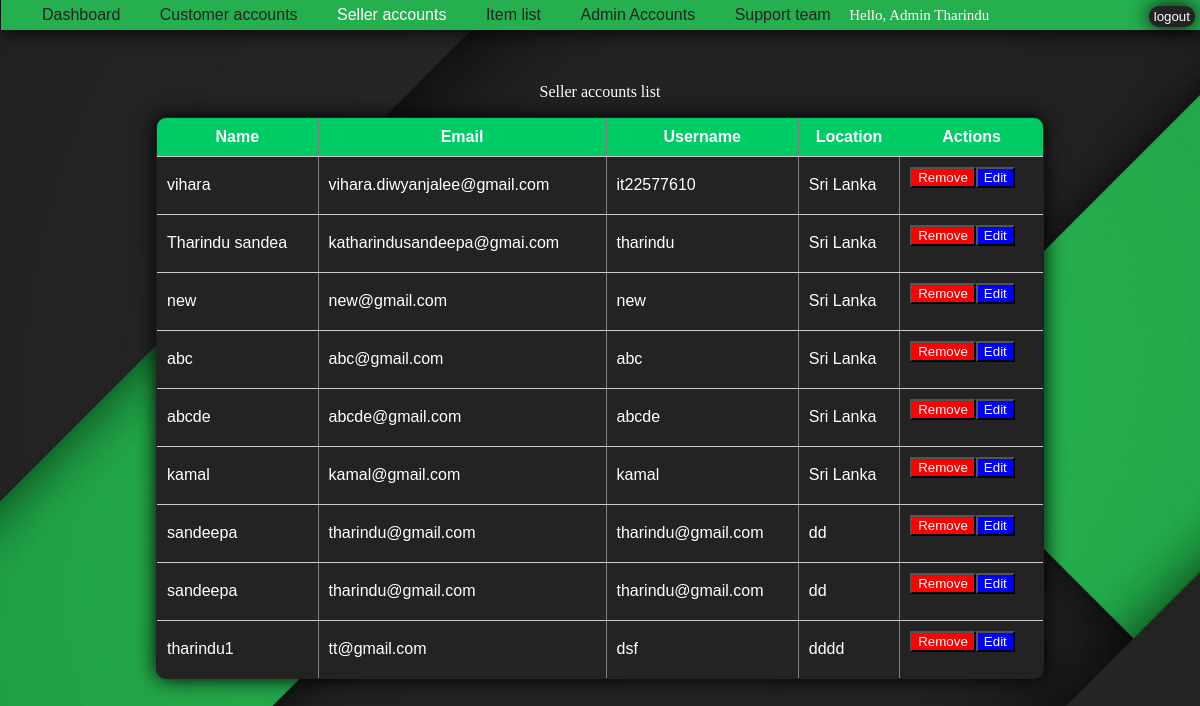
The page /Admin/sellerdata.php (signed in) on the database its author committed.
### tables this page shows
CREATE TABLE `seller` (
  `seller_id` int(11) NOT NULL,
  `bus_name` varchar(50) NOT NULL,
  `bus_email` varchar(30) NOT NULL,
  `username` varchar(30) NOT NULL,
  `password` varchar(100) NOT NULL,
  `location` varchar(30) NOT NULL
);

### Admin/sellerdata.php (the view, shortened to what this page needs)
<html>
<head>
	<link rel="stylesheet" href="style/style.css">
</head>
<body>
<div class="header">
	<div class="navbar">
		<a href="dashboard.php" >Dashboard</a>
			<a href="userdata.php">Customer accounts</a>
			<a href="sellerdata.php" class="active">Seller accounts</a>
			<a href="itemdata.php"  >Item list</a>
			<a href="admindata.php">Admin Accounts</a>
			<a href="supporddata.php">Support team</a>
		<?php
echo "<span class='hello'>";
echo "Hello, Admin " . $_SESSION['name'];
echo "</span>";
?>
	</div>
</div>
<div class="sublog">
	<button id="log"><a href="../home page/logout.php">logout</a></button>
</div>
<div class="usertable">
	<p>Seller accounts list</p>
	<table border="1" class="table1">
		<tr>
			<th>Name</th>
			<th>Email</th>
			<th>Username</th>
			<th>Location</th>
			<th>Actions</th>
		</tr>
		<?php
		require_once 'config.php';
		$sql = "SELECT bus_name, bus_email,username,location,password FROM seller";
		$result = $conn->query($sql);
		if ($result->num_rows > 0) {
			while ($row = $result->fetch_assoc()) {
				echo "<tr>
						<td>".$row["bus_name"]."</td>
						<td>".$row["bus_email"]."</td>
						<td>".$row["username"]."</td>
						<td>".$row["location"]."</td>
						<td>
						<div class='buttons'>
							<form method='post' action='removeseller.php'>
								<input type='hidden' name='name' value='".$row["bus_name"]."'>
								<button type='submit' name='remove' class='remove'>Remove</button>
							</form>
							<form method='post' action='updateseller.php'>
								<input type='hidden' name='name' value='".$row["bus_name"]."'>
								<button type='submit' name='edit' class='update'>Edit</button>
							</form>
						</div>
						</td>
					</tr>";
			}
		} else {
			echo "<tr><td colspan='3'>No items found.</td></tr>";
		}
		?>
	</table>
</div>
</body>
</html>

### Admin/style/style.css (style rules this page uses)
body { background-image: url("../img/back2.jpg"); background-repeat: no-repeat; background-size: cover; }
.header { font-family:'Poppins',sans-serif; position:fixed; top:-5px; left:1PX; width:100%; padding:20px 10%; display:flex; justify-content:space-between; align-items:center; display: inline-block; background-color: #25af4f; padding: 3px; margin-top:5px; box-shadow: 0 0 20px rgba(0, 0, 0, 1); }
.navbar { display: inline-block; background-color: #25af4f; padding: 3px; border-radius: 14px; }
.navbar a { font-size:16px; color:#232323; text-decoration:none; font-weight:500; margin-left:35px; transition:.1s; }
.navbar a:hover, .navbar a.active { color:#fff; }
.sublog { position: fixed; top: 6px; right: 5px; }
#log { padding: 3px 5px; font-family:'Poppins',sans-serif; background-color: #242424; color:white; border-radius: 10px; cursor: pointer; border: none; box-shadow: 0 0 20px rgba(0, 0, 0, 1); }
#log a,#sub a { text-decoration: none; color:white; }
.usertable { margin-top:7%; text-align:center; color:#fff; }
.table1 { box-shadow: 0 0 20px rgba(0, 0, 0, 1); width:75%; border-collapse: collapse; border-radius: 10px; overflow: hidden; margin-left: auto; margin-right: auto; margin-bottom:70px; border-collapse: collapse; font-family: Arial, sans-serif; color: #fff; background-color:#232323; }
.table1 th, .table1 td { align-items:center; padding: 10px; text-align: left; border-bottom: 1px solid #ccc; }
.table1 th { background-color:#00cc66; text-align:center; }
.hello { margin-left:14px; font-family: cursive; font-size: 15px; color:white; }
#log { left:5; }

### Admin/sellerdata.php (style rules this page uses)
.buttons { display:flex; }
.remove { background: red; color: white; }
.update { background: blue; color: white; }

### rows shown on the page
seller: bus_name "vihara", bus_email "vihara.diwyanjalee@gmail.com", username "it22577610", location "Sri Lanka"
seller: bus_name "Tharindu sandea", bus_email "katharindusandeepa@gmai.com", username "tharindu", location "Sri Lanka"
seller: bus_name "new", bus_email "new@gmail.com", username "new", location "Sri Lanka"
seller: bus_name "abc", bus_email "abc@gmail.com", username "abc", location "Sri Lanka"
seller: bus_name "abcde", bus_email "abcde@gmail.com", username "abcde", location "Sri Lanka"
seller: bus_name "kamal", bus_email "kamal@gmail.com", username "kamal", location "Sri Lanka"
seller: bus_name "sandeepa", bus_email "tharindu@gmail.com", username "tharindu@gmail.com", location "dd"
seller: bus_name "sandeepa", bus_email "tharindu@gmail.com", username "tharindu@gmail.com", location "dd"
seller: bus_name "tharindu1", bus_email "tt@gmail.com", username "dsf", location "dddd"

### other values the page prints
$_SESSION['name'] "Tharindu"
